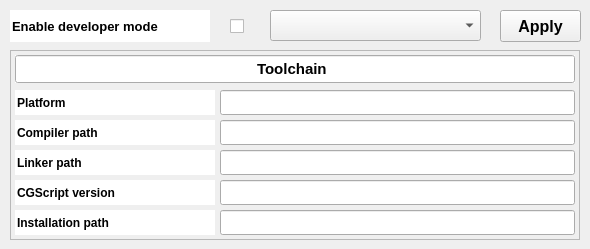
   <widget class="QWidget" name="tab">
    <attribute name="title">
     <string>Develop</string>
    </attribute>
    <widget class="QLineEdit" name="enableDevModeLbl">
     <property name="geometry">
      <rect>
       <x>10</x>
       <y>10</y>
       <width>200</width>
       <height>32</height>
      </rect>
     </property>
     <property name="font">
      <font>
       <pointsize>10</pointsize>
       <weight>75</weight>
       <bold>true</bold>
       <kerning>true</kerning>
      </font>
     </property>
     <property name="mouseTracking">
      <bool>false</bool>
     </property>
     <property name="focusPolicy">
      <enum>Qt::NoFocus</enum>
     </property>
     <property name="acceptDrops">
      <bool>false</bool>
     </property>
     <property name="autoFillBackground">
      <bool>true</bool>
     </property>
     <property name="locale">
      <locale language="English" country="UnitedStates"/>
     </property>
     <property name="text">
      <string>Enable developer mode</string>
     </property>
     <property name="frame">
      <bool>false</bool>
     </property>
     <property name="readOnly">
      <bool>true</bool>
     </property>
    </widget>
    <widget class="QCheckBox" name="devModeCheckBox">
     <property name="enabled">
      <bool>true</bool>
     </property>
     <property name="geometry">
      <rect>
       <x>230</x>
       <y>14</y>
       <width>24</width>
       <height>24</height>
      </rect>
     </property>
     <property name="font">
      <font>
       <pointsize>9</pointsize>
       <weight>75</weight>
       <bold>true</bold>
       <kerning>true</kerning>
      </font>
     </property>
     <property name="focusPolicy">
      <enum>Qt::NoFocus</enum>
     </property>
     <property name="autoFillBackground">
      <bool>true</bool>
     </property>
     <property name="text">
      <string/>
     </property>
     <property name="checked">
      <bool>false</bool>
     </property>
    </widget>
    <widget class="QFrame" name="toolChainFrame">
     <property name="geometry">
      <rect>
       <x>10</x>
       <y>50</y>
       <width>570</width>
       <height>190</height>
      </rect>
     </property>
     <property name="frameShape">
      <enum>QFrame::StyledPanel</enum>
     </property>
     <property name="frameShadow">
      <enum>QFrame::Raised</enum>
     </property>
     <widget class="QLineEdit" name="toolChainLbl">
      <property name="geometry">
       <rect>
        <x>5</x>
        <y>5</y>
        <width>560</width>
        <height>28</height>
       </rect>
      </property>
      <property name="font">
       <font>
        <pointsize>11</pointsize>
        <weight>75</weight>
        <bold>true</bold>
        <underline>false</underline>
        <kerning>true</kerning>
       </font>
      </property>
      <property name="mouseTracking">
       <bool>false</bool>
      </property>
      <property name="focusPolicy">
       <enum>Qt::NoFocus</enum>
      </property>
      <property name="acceptDrops">
       <bool>false</bool>
      </property>
      <property name="autoFillBackground">
       <bool>true</bool>
      </property>
      <property name="locale">
       <locale language="English" country="UnitedStates"/>
      </property>
      <property name="text">
       <string>Toolchain </string>
      </property>
      <property name="frame">
       <bool>true</bool>
      </property>
      <property name="alignment">
       <set>Qt::AlignCenter</set>
      </property>
      <property name="readOnly">
       <bool>true</bool>
      </property>
     </widget>
     <widget class="QLineEdit" name="compilerLbl">
      <property name="geometry">
       <rect>
        <x>5</x>
        <y>70</y>
        <width>200</width>
        <height>25</height>
       </rect>
      </property>
      <property name="font">
       <font>
        <pointsize>9</pointsize>
        <weight>75</weight>
        <bold>true</bold>
        <kerning>true</kerning>
       </font>
      </property>
      <property name="mouseTracking">
       <bool>false</bool>
      </property>
      <property name="focusPolicy">
       <enum>Qt::NoFocus</enum>
      </property>
      <property name="acceptDrops">
       <bool>false</bool>
      </property>
      <property name="autoFillBackground">
       <bool>true</bool>
      </property>
      <property name="locale">
       <locale language="English" country="UnitedStates"/>
      </property>
      <property name="text">
       <string>Compiler path</string>
      </property>
      <property name="frame">
       <bool>false</bool>
      </property>
      <property name="readOnly">
       <bool>true</bool>
      </property>
     </widget>
     <widget class="QLineEdit" name="platformLbl">
      <property name="geometry">
       <rect>
        <x>5</x>
        <y>40</y>
        <width>200</width>
        <height>25</height>
       </rect>
      </property>
      <property name="font">
       <font>
        <pointsize>9</pointsize>
        <weight>75</weight>
        <bold>true</bold>
        <kerning>true</kerning>
       </font>
      </property>
      <property name="mouseTracking">
       <bool>false</bool>
      </property>
      <property name="focusPolicy">
       <enum>Qt::NoFocus</enum>
      </property>
      <property name="acceptDrops">
       <bool>false</bool>
      </property>
      <property name="autoFillBackground">
       <bool>true</bool>
      </property>
      <property name="locale">
       <locale language="English" country="UnitedStates"/>
      </property>
      <property name="text">
       <string>Platform</string>
      </property>
      <property name="frame">
       <bool>false</bool>
      </property>
      <property name="readOnly">
       <bool>true</bool>
      </property>
     </widget>
     <widget class="QLineEdit" name="linkerLbl">
      <property name="geometry">
       <rect>
        <x>5</x>
        <y>100</y>
        <width>200</width>
        <height>25</height>
       </rect>
      </property>
      <property name="font">
       <font>
        <pointsize>9</pointsize>
        <weight>75</weight>
        <bold>true</bold>
        <kerning>true</kerning>
       </font>
      </property>
      <property name="mouseTracking">
       <bool>false</bool>
      </property>
      <property name="focusPolicy">
       <enum>Qt::NoFocus</enum>
      </property>
      <property name="acceptDrops">
       <bool>false</bool>
      </property>
      <property name="autoFillBackground">
       <bool>true</bool>
      </property>
      <property name="locale">
       <locale language="English" country="UnitedStates"/>
      </property>
      <property name="text">
       <string>Linker path</string>
      </property>
      <property name="frame">
       <bool>false</bool>
      </property>
      <property name="readOnly">
       <bool>true</bool>
      </property>
     </widget>
     <widget class="QLineEdit" name="compilerEdit">
      <property name="geometry">
       <rect>
        <x>210</x>
        <y>70</y>
        <width>355</width>
        <height>25</height>
       </rect>
      </property>
      <property name="font">
       <font>
        <pointsize>8</pointsize>
        <weight>50</weight>
        <bold>false</bold>
       </font>
      </property>
      <property name="focusPolicy">
       <enum>Qt::StrongFocus</enum>
      </property>
      <property name="autoFillBackground">
       <bool>false</bool>
      </property>
      <property name="frame">
       <bool>true</bool>
      </property>
      <property name="readOnly">
       <bool>false</bool>
      </property>
     </widget>
     <widget class="QLineEdit" name="linkerEdit">
      <property name="geometry">
       <rect>
        <x>210</x>
        <y>100</y>
        <width>355</width>
        <height>25</height>
       </rect>
      </property>
      <property name="font">
       <font>
        <pointsize>8</pointsize>
        <weight>50</weight>
        <bold>false</bold>
       </font>
      </property>
      <property name="focusPolicy">
       <enum>Qt::StrongFocus</enum>
      </property>
      <property name="autoFillBackground">
       <bool>false</bool>
      </property>
      <property name="frame">
       <bool>true</bool>
      </property>
      <property name="readOnly">
       <bool>false</bool>
      </property>
     </widget>
     <widget class="QLineEdit" name="platformEdit">
      <property name="geometry">
       <rect>
        <x>210</x>
        <y>40</y>
        <width>355</width>
        <height>25</height>
       </rect>
      </property>
      <property name="font">
       <font>
        <pointsize>8</pointsize>
        <weight>50</weight>
        <bold>false</bold>
       </font>
      </property>
      <property name="focusPolicy">
       <enum>Qt::StrongFocus</enum>
      </property>
      <property name="autoFillBackground">
       <bool>false</bool>
      </property>
      <property name="frame">
       <bool>true</bool>
      </property>
      <property name="alignment">
       <set>Qt::AlignLeading|Qt::AlignLeft|Qt::AlignVCenter</set>
      </property>
      <property name="readOnly">
       <bool>true</bool>
      </property>
     </widget>
     <widget class="QLineEdit" name="CGScriptLbl">
      <property name="geometry">
       <rect>
        <x>5</x>
        <y>130</y>
        <width>200</width>
        <height>25</height>
       </rect>
      </property>
      <property name="font">
       <font>
        <pointsize>9</pointsize>
        <weight>75</weight>
        <bold>true</bold>
        <kerning>true</kerning>
       </font>
      </property>
      <property name="mouseTracking">
       <bool>false</bool>
      </property>
      <property name="focusPolicy">
       <enum>Qt::NoFocus</enum>
      </property>
      <property name="acceptDrops">
       <bool>false</bool>
      </property>
      <property name="autoFillBackground">
       <bool>true</bool>
      </property>
      <property name="locale">
       <locale language="English" country="UnitedStates"/>
      </property>
      <property name="text">
       <string>CGScript version</string>
      </property>
      <property name="frame">
       <bool>false</bool>
      </property>
      <property name="readOnly">
       <bool>true</bool>
      </property>
     </widget>
     <widget class="QLineEdit" name="CGScriptEdit">
      <property name="geometry">
       <rect>
        <x>210</x>
        <y>130</y>
        <width>355</width>
        <height>25</height>
       </rect>
      </property>
      <property name="font">
       <font>
        <pointsize>8</pointsize>
        <weight>50</weight>
        <bold>false</bold>
       </font>
      </property>
      <property name="focusPolicy">
       <enum>Qt::StrongFocus</enum>
      </property>
      <property name="autoFillBackground">
       <bool>false</bool>
      </property>
      <property name="frame">
       <bool>true</bool>
      </property>
      <property name="readOnly">
       <bool>false</bool>
      </property>
     </widget>
     <widget class="QLineEdit" name="InstallationPathLbl">
      <property name="geometry">
       <rect>
        <x>5</x>
        <y>160</y>
        <width>200</width>
        <height>25</height>
       </rect>
      </property>
      <property name="font">
       <font>
        <pointsize>9</pointsize>
        <weight>75</weight>
        <bold>true</bold>
        <kerning>true</kerning>
       </font>
      </property>
      <property name="mouseTracking">
       <bool>false</bool>
      </property>
      <property name="focusPolicy">
       <enum>Qt::NoFocus</enum>
      </property>
      <property name="acceptDrops">
       <bool>false</bool>
      </property>
      <property name="autoFillBackground">
       <bool>true</bool>
      </property>
      <property name="locale">
       <locale language="English" country="UnitedStates"/>
      </property>
      <property name="text">
       <string>Installation path</string>
      </property>
      <property name="frame">
       <bool>false</bool>
      </property>
      <property name="readOnly">
       <bool>true</bool>
      </property>
     </widget>
     <widget class="QLineEdit" name="InstallationPathEdit">
      <property name="geometry">
       <rect>
        <x>210</x>
        <y>160</y>
        <width>355</width>
        <height>25</height>
       </rect>
      </property>
      <property name="font">
       <font>
        <pointsize>8</pointsize>
        <weight>50</weight>
        <bold>false</bold>
       </font>
      </property>
      <property name="focusPolicy">
       <enum>Qt::StrongFocus</enum>
      </property>
      <property name="autoFillBackground">
       <bool>false</bool>
      </property>
      <property name="frame">
       <bool>true</bool>
      </property>
      <property name="readOnly">
       <bool>false</bool>
      </property>
     </widget>
    </widget>
    <widget class="QComboBox" name="platformComboBox">
     <property name="geometry">
      <rect>
       <x>270</x>
       <y>10</y>
       <width>211</width>
       <height>31</height>
      </rect>
     </property>
    </widget>
    <widget class="QPushButton" name="applyPlatformButton">
     <property name="geometry">
      <rect>
       <x>500</x>
       <y>10</y>
       <width>81</width>
       <height>32</height>
      </rect>
     </property>
     <property name="font">
      <font>
       <pointsize>12</pointsize>
       <weight>75</weight>
       <bold>true</bold>
      </font>
     </property>
     <property name="focusPolicy">
      <enum>Qt::NoFocus</enum>
     </property>
     <property name="autoFillBackground">
      <bool>true</bool>
     </property>
     <property name="text">
      <string>Apply</string>
     </property>
     <property name="iconSize">
      <size>
       <width>39</width>
       <height>31</height>
      </size>
     </property>
     <property name="autoDefault">
      <bool>false</bool>
     </property>
     <property name="flat">
      <bool>false</bool>
     </property>
    </widget>
   </widget>
